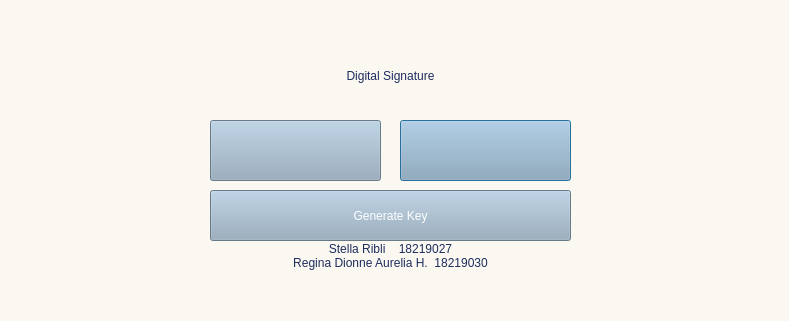
<?xml version="1.0" encoding="UTF-8"?>
<ui version="4.0">
 <class>Dialog</class>
 <widget class="QDialog" name="Dialog">
  <property name="geometry">
   <rect>
    <x>0</x>
    <y>0</y>
    <width>789</width>
    <height>321</height>
   </rect>
  </property>
  <property name="windowTitle">
   <string>Dialog</string>
  </property>
  <property name="styleSheet">
   <string notr="true">background-color: 
#FBF8F1
;</string>
  </property>
  <widget class="QPushButton" name="nonteks">
   <property name="geometry">
    <rect>
     <x>400</x>
     <y>120</y>
     <width>171</width>
     <height>61</height>
    </rect>
   </property>
   <property name="styleSheet">
    <string notr="true">QPushButton{ 
	background-color: #92A9BD; color:#FFFFFF;
font: 15pt &quot;Mulish&quot;;color:#fff; 
	border-radius: 13.25760269165039px;
}

 QPushButton:hover {
	background-color: #7C99AC; color:#FFFFFF;
font: 15pt &quot;Mulish&quot;;color:#fff; 
	border-radius: 13.25760269165039px;
 }</string>
   </property>
   <property name="text">
    <string/>
   </property>
  </widget>
  <widget class="QLabel" name="label_2">
   <property name="geometry">
    <rect>
     <x>220</x>
     <y>50</y>
     <width>341</width>
     <height>51</height>
    </rect>
   </property>
   <property name="styleSheet">
    <string notr="true">font: 20pt &quot;Mulish&quot;;color:#1D2D5E; </string>
   </property>
   <property name="text">
    <string>Digital Signature</string>
   </property>
   <property name="alignment">
    <set>Qt::AlignCenter</set>
   </property>
  </widget>
  <widget class="QPushButton" name="teks">
   <property name="geometry">
    <rect>
     <x>210</x>
     <y>120</y>
     <width>171</width>
     <height>61</height>
    </rect>
   </property>
   <property name="styleSheet">
    <string notr="true">QPushButton{ 
	background-color: #92A9BD; color:#FFFFFF;
font: 17pt &quot;Mulish&quot;;color:#fff; 
	border-radius: 13.25760269165039px;
}

 QPushButton:hover {
	background-color: #7C99AC; color:#FFFFFF;
font: 17pt &quot;Mulish&quot;;color:#fff; 
	border-radius: 13.25760269165039px;
 }</string>
   </property>
   <property name="text">
    <string/>
   </property>
  </widget>
  <widget class="QLabel" name="label_3">
   <property name="geometry">
    <rect>
     <x>220</x>
     <y>240</y>
     <width>341</width>
     <height>31</height>
    </rect>
   </property>
   <property name="styleSheet">
    <string notr="true">font: 10pt &quot;Mulish&quot;;color:#1D2D5E; </string>
   </property>
   <property name="text">
    <string>Stella Ribli 			18219027
Regina Dionne Aurelia H. 	18219030</string>
   </property>
   <property name="alignment">
    <set>Qt::AlignCenter</set>
   </property>
  </widget>
  <widget class="QPushButton" name="genButton">
   <property name="geometry">
    <rect>
     <x>210</x>
     <y>190</y>
     <width>361</width>
     <height>51</height>
    </rect>
   </property>
   <property name="styleSheet">
    <string notr="true">QPushButton{ 
	background-color: #92A9BD; color:#FFFFFF;
font: 17pt &quot;Mulish&quot;;color:#fff; 
	border-radius: 13.25760269165039px;
}

 QPushButton:hover {
	background-color: #7C99AC; color:#FFFFFF;
font: 17pt &quot;Mulish&quot;;color:#fff; 
	border-radius: 13.25760269165039px;
 }</string>
   </property>
   <property name="text">
    <string>Generate Key</string>
   </property>
  </widget>
 </widget>
 <resources/>
 <connections/>
</ui>
